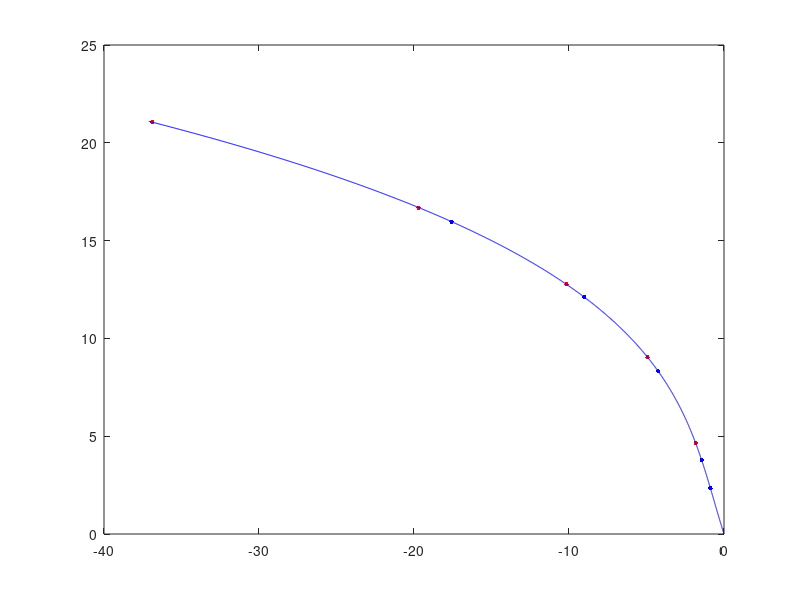

MATLAB code to generate this figure:
QPSolution=[     -1.4153
1.55627
-0.949615
0.00933605
-0.078476
0.0175976
-0.860235
-0.540929
-1.21643
-0.128592
0.145928
-0.0174127
-2.61768
-2.86291
-0.900703
0.280994
-0.205972
0.000483498
-6.30581
-4.64275
-1.28867
-0.53806
0.0499772
0.0230293
-12.7023
-8.51917
-2.37268
-0.107859
0.0469612
-0.0108594
-23.6659
-13.4546
-2.52308
-0.028608
0.0093396
-0.000972268
3.59892
-3.89078
2.75151
-0.0119324
0.0133618
-0.0247237
2.43639
1.50616
2.54868
-0.205722
-0.360552
0.0501808
5.97505
4.79501
0.270095
-1.14612
0.438078
0.00232172
10.3344
3.66082
-0.516519
0.629408
-0.100232
-0.0443678
13.9635
3.89328
0.326676
-0.215198
-0.0564612
0.0271413
 17.939
3.81094
-0.386252
-0.169629
0.0366777
0.00254652];
p=zeros(12,6);
t=0:0.01:1;
bounding_box=0.05;
input_points_x=[0, -1.83034258887661, -4.92346969167710, -10.1590713469645, -19.7044036200127, -36.8875134535896];
input_points_y =[0, 4.65129686919330, 9.02708011754813, 12.7606580112594, 16.6910146745120, 21.0541698358764];
verification_points_x =[-0.877987143447578, -1.44278900367223, -4.25332620694243, -9.01559868875152, -17.5712730896452];
verification_points_y =[2.340665195059720, 3.78122865939735, 8.32673718677687, 12.1104852113046, 15.9671921248409];
for i=1:6
%     p(1:6,i:i)=flip(QPSolution(1+6*(i-1):6*i,:));
%     p(7:12,i:i)=flip(QPSolution(36+1+6*(i-1):36+6*i,:));
%     plot(polyval(p(1:6,i:i),t),polyval(p(7:12,i:i),t),'g')
    %knot分段点
    plot(input_points_x(i),input_points_y(i),'.','color','r','MarkerSize',10)
    %anchor points
    if i<=5
        plot(verification_points_x(i),verification_points_y(i),'.','color','b','MarkerSize',10)
    end
%     if i~=1
        %plot(polyval(p(1:6,i:i),0.5),polyval(p(7:12,i:i),0.5),'.','color','r','MarkerSize',10)
%         plot(polyval([-0.004,0.02,-0.4,0],polyval(p(7:12,i:i),0.5)),polyval(p(7:12,i:i),0.5),'.','color','m','MarkerSize',10)
%     end
%     if i<=5
%             y_bouding_low=(verification_points_y(i)-bounding_box).*ones(2*bounding_box/0.01+1,1);
%             y_bouding_high=(verification_points_y(i)+bounding_box).*ones(2*bounding_box/0.01+1,1);
%             x_bouding_low=verification_points_x(i)-bounding_box.*ones(2*bounding_box/0.01+1,1);
%             x_bouding_high=(verification_points_x(i)+bounding_box).*ones(2*bounding_box/0.01+1,1);
%             plot(verification_points_x(i)-bounding_box:0.01:verification_points_x(i)+bounding_box,y_bouding_low,':','LineWidth',2,'Color','c')
%             plot(verification_points_x(i)-bounding_box:0.01:verification_points_x(i)+bounding_box,y_bouding_high,':','LineWidth',2,'Color','c')
%             plot(x_bouding_low,verification_points_y(i)-bounding_box:0.01:verification_points_y(i)+bounding_box,':','LineWidth',2,'Color','c')
%             plot(x_bouding_high,verification_points_y(i)-bounding_box:0.01:verification_points_y(i)+bounding_box,':','LineWidth',2,'Color','c')
%     end
    hold on
end
%输入三次曲线
y=0:0.01:21.1;
plot(polyval([-0.004,0.02,-0.4,0],y),y,'b')
